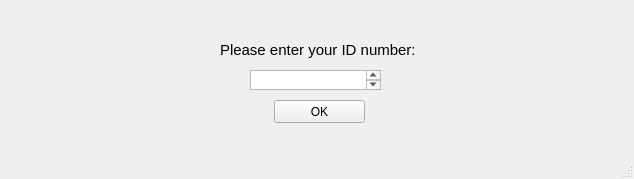
<?xml version="1.0" encoding="UTF-8"?>
<ui version="4.0">
 <class>id_verify</class>
 <widget class="QMainWindow" name="id_verify">
  <property name="geometry">
   <rect>
    <x>0</x>
    <y>0</y>
    <width>634</width>
    <height>179</height>
   </rect>
  </property>
  <property name="windowTitle">
   <string>MainWindow</string>
  </property>
  <widget class="QWidget" name="centralwidget">
   <widget class="QLabel" name="pleaseEnterID">
    <property name="geometry">
     <rect>
      <x>220</x>
      <y>40</y>
      <width>231</width>
      <height>20</height>
     </rect>
    </property>
    <property name="font">
     <font>
      <pointsize>11</pointsize>
     </font>
    </property>
    <property name="text">
     <string>Please enter your ID number:</string>
    </property>
   </widget>
   <widget class="QTextEdit" name="id_text">
    <property name="geometry">
     <rect>
      <x>250</x>
      <y>70</y>
      <width>131</width>
      <height>20</height>
     </rect>
    </property>
    <property name="html">
     <string>&lt;!DOCTYPE HTML PUBLIC &quot;-//W3C//DTD HTML 4.0//EN&quot; &quot;http://www.w3.org/TR/REC-html40/strict.dtd&quot;&gt;
&lt;html&gt;&lt;head&gt;&lt;meta name=&quot;qrichtext&quot; content=&quot;1&quot; /&gt;&lt;style type=&quot;text/css&quot;&gt;
p, li { white-space: pre-wrap; }
&lt;/style&gt;&lt;/head&gt;&lt;body style=&quot; font-family:'MS Shell Dlg 2'; font-size:8.25pt; font-weight:400; font-style:normal;&quot;&gt;
&lt;p style=&quot;-qt-paragraph-type:empty; margin-top:0px; margin-bottom:0px; margin-left:0px; margin-right:0px; -qt-block-indent:0; text-indent:0px;&quot;&gt;&lt;br /&gt;&lt;/p&gt;&lt;/body&gt;&lt;/html&gt;</string>
    </property>
   </widget>
   <widget class="QPushButton" name="submitID">
    <property name="geometry">
     <rect>
      <x>274</x>
      <y>100</y>
      <width>91</width>
      <height>23</height>
     </rect>
    </property>
    <property name="text">
     <string>OK</string>
    </property>
   </widget>
  </widget>
  <widget class="QMenuBar" name="menubar">
   <property name="geometry">
    <rect>
     <x>0</x>
     <y>0</y>
     <width>634</width>
     <height>21</height>
    </rect>
   </property>
  </widget>
  <widget class="QStatusBar" name="statusbar"/>
 </widget>
 <resources/>
 <connections/>
</ui>
